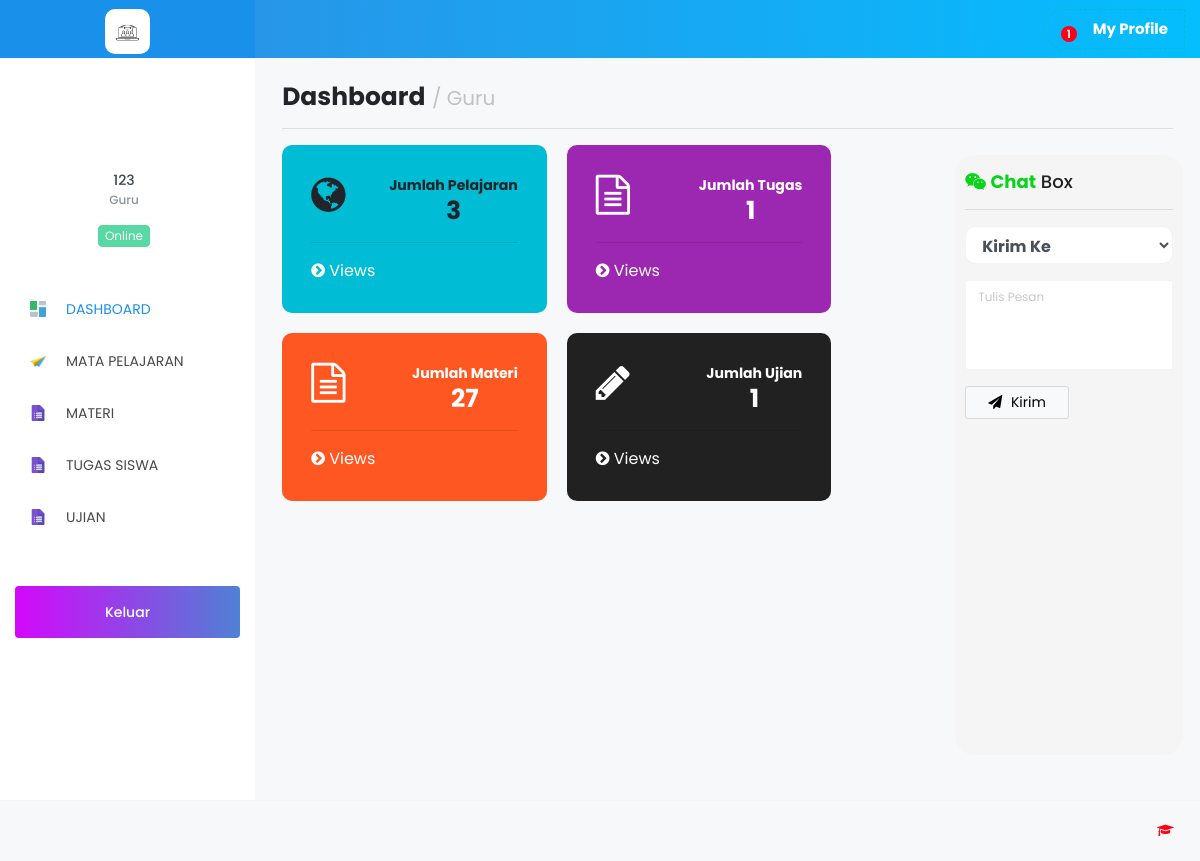
Screenshot of /Guru/index.php (signed in) with the database file from the repository.
### tables this page shows
CREATE TABLE `tb_sekolah` (
  `id_sekolah` int(11) NOT NULL,
  `nama_sekolah` varchar(120) NOT NULL,
  `kepsek` varchar(120) NOT NULL,
  `textlogo` varchar(10) NOT NULL,
  `logo` varchar(255) NOT NULL,
  `copyright` varchar(255) NOT NULL
);

CREATE TABLE `tb_guru` (
  `id_guru` int(11) NOT NULL,
  `nik` varchar(20) NOT NULL,
  `nama_guru` varchar(120) NOT NULL,
  `email` varchar(65) NOT NULL,
  `password` varchar(255) NOT NULL,
  `foto` varchar(255) DEFAULT NULL,
  `status` varchar(5) NOT NULL,
  `date_created` date NOT NULL,
  `confirm` enum('Yes','No') NOT NULL
);

### Guru/index.php (the view, shortened to what this page needs)
<?php
include '../config/db.php';
if (@$_SESSION['Guru']) {
?>
<?php
if (@$_SESSION['Guru']) {
$sesi = @$_SESSION['Guru'];
}
$sql = mysqli_query($con,"SELECT * FROM tb_guru WHERE id_guru = '$sesi'") or die(mysqli_error($con));
$data = mysqli_fetch_array($sql);
$sekolah = mysqli_query($con,"SELECT * FROM tb_sekolah WHERE id_sekolah=1 ");
$apl = mysqli_fetch_array($sekolah);
?>
<!DOCTYPE html>
<html lang="en">
<head>
  <link rel="stylesheet" href="../pelengkap/node_modules/mdi/css/materialdesignicons.min.css">
  <link rel="stylesheet" href="../pelengkap/node_modules/simple-line-icons/css/simple-line-icons.css">
  <link rel="stylesheet" href="../pelengkap/node_modules/font-awesome/css/font-awesome.min.css" />
  <link rel="stylesheet" href="../pelengkap/css/style.css">
   <link href="../pelengkap/sweetalert/sweetalert.css" rel="stylesheet" />
  <link rel="stylesheet" type="text/css" href="../pelengkap/css/jquery.dataTables.css">
</head>
<body>
  <div class="container-scroller">
    <nav class="navbar col-lg-12 col-12 p-0 fixed-top d-flex flex-row">
      <div class="text-center navbar-brand-wrapper d-flex align-items-top justify-content-center" style="background-color: #1991eb;">
        <a class="navbar-brand brand-logo" href="index.php" style="font-family:Aegyptus;font-weight: bold;font-size: 30px;">
          <img src="../pelengkap/images/<?=$apl['logo'];?>" alt="logo" style="height: 45px;width: 45px;border-radius: 10px;"> <b><?=$apl['textlogo'];?></b>
        </a>
      </div>
      <div class="navbar-menu-wrapper d-flex align-items-center">
        <ul class="navbar-nav navbar-nav-left header-links d-none d-md-flex">
        </ul>
        <ul class="navbar-nav navbar-nav-right" style="border-top-left-radius:50px;color: black;border-bottom-left-radius:50px;color: #fff;border:1px dashed #00BCD4; ">
          <?php
          $ujian = mysqli_query($con,"SELECT * FROM ujian
          INNER JOIN tb_master_mapel ON ujian.id_mapel=tb_master_mapel.id_mapel
          INNER JOIN tb_jenisujian ON ujian.id_jenis=tb_jenisujian.id_jenis
          INNER JOIN kelas_ujian ON ujian.id_ujian=kelas_ujian.id_ujian
           WHERE ujian.id_guru='$data[id_guru]' AND kelas_ujian.aktif='Y' GROUP BY kelas_ujian.id_ujian    ");
           $jm= mysqli_num_rows($ujian);
            ?>
          <li class="nav-item dropdown">
            <a class="nav-link count-indicator dropdown-toggle" id="notificationDropdown" href="#" data-toggle="dropdown">
              <span class="count"><?=$jm; ?> </span>
            </a>
          </li>
            <li class="nav-item d-none d-lg-block">
            <a class="nav-link" href="?page=profil">
              <b>My Profile</b>
            </a>
          </li>
        </ul>
      </div>
    </nav>
    <div class="container-fluid page-body-wrapper">
      <nav class="sidebar sidebar-offcanvas" id="sidebar">
        <ul class="nav">
          <li class="nav-item nav-profile">
            <div class="nav-link">
              <div class="profile-image" > <span class="online-status online"></span> </div>
              <div class="profile-name">
                <p class="name"><?=$data['nama_guru']; ?></p>
                <p class="designation">Guru</p>
                <div class="badge badge-teal mx-auto mt-3">Online</div>
              </div>
            </div>
          </li>
          <li class="nav-item">
          	<a class="nav-link" href="index.php"><img class="menu-icon" src="../pelengkap/images/menu_icons/01.png" alt="menu icon"><span class="menu-title">DASHBOARD</span></a>
          </li>
             <li class="nav-item">
            <a class="nav-link" href="?page=mapel"><img class="menu-icon" src="../pelengkap/images/menu_icons/02.png" alt="menu icon"> <span class="menu-title">MATA PELAJARAN</span></a>
          </li>
         <li class="nav-item">
            <a class="nav-link" data-toggle="collapse" href="#materi" aria-expanded="false" aria-controls="general-pages"> <img class="menu-icon" src="../pelengkap/images/menu_icons/04.png" alt="menu icon"> <span class="menu-title">MATERI</span><i class="menu-arrow"></i>
            </a>
          </li>
               <li class="nav-item">
            <a class="nav-link" data-toggle="collapse" href="#tugas" aria-expanded="false" aria-controls="general-pages"> <img class="menu-icon" src="../pelengkap/images/menu_icons/04.png" alt="menu icon"> <span class="menu-title">TUGAS SISWA</span><i class="menu-arrow"></i>
            </a>
              </li>
              </ul>
            </div>
          <li class="nav-item">
            <a class="nav-link" data-toggle="collapse" href="#evaluasi" aria-expanded="false" aria-controls="general-pages"> <img class="menu-icon" src="../pelengkap/images/menu_icons/04.png" alt="menu icon"> <span class="menu-title">UJIAN</span><i class="menu-arrow"></i>
            </a>
             	</li>
            </div>
          <li class="nav-item purchase-button">
          	<a class="nav-link" href="logout.php">
          	Keluar</a>
          </li>
      <div class="main-panel">
                <?php
                $page = @$_GET['page'];
                $act = @$_GET['act'];
                if ($page=='perangkat') {
                  if ($act=='') {
                    include 'modul/perangkat/data_perangkat.php';
                  }elseif ($act=='add') {
                    include 'modul/perangkat/add_perangkat.php';
                  }elseif ($act=='edit') {
                    include 'modul/perangkat/edit_perangkat.php';
                  }elseif ($act=='del') {
                    include 'modul/perangkat/del_perangkat.php';
                  }elseif ($act=='view') {
                    include 'modul/perangkat/view.php';
                  }
                }elseif ($page=='nilai') {
                  if ($act=='') {
                    include 'modul/nilai/data_nilai.php';
                  }elseif ($act=='view') {
                    include 'modul/nilai/view_nilaikelas.php';
                  }
                }elseif ($page=='profil') {
                  if ($act=='') {
                    include 'modul/profil/data_profil.php';
                  }
                }elseif ($page=='chat') {
                  if ($act=='del') {
                   include 'modul/chat/del.php';
                  }
                }elseif ($page=='proses') {
                 include 'modul/models.php';
                }elseif ($page=='') {
                 include 'Home.php';
                }else{
                  echo "<b>4014!</b> Tidak ada halaman !";
                }
                 ?>
        <footer class="footer">
          <div class="container-fluid clearfix">
            <span class="float-none float-sm-right d-block mt-1 mt-sm-0 text-center"><?=$apl['nama_sekolah'];?> <i class="fa fa-graduation-cap text-danger"></i></span>
          </div>
        </footer>
</body>
</html>
<?php
} else{
	include 'modul/500.html';
}

### rows the page displays
tb_sekolah: logo (picture)
tb_guru: nama_guru "123"

### other values shown
$jm "1"
$mapel "3"
$perangkat "1"
$materi "27"
$ujian "1"
